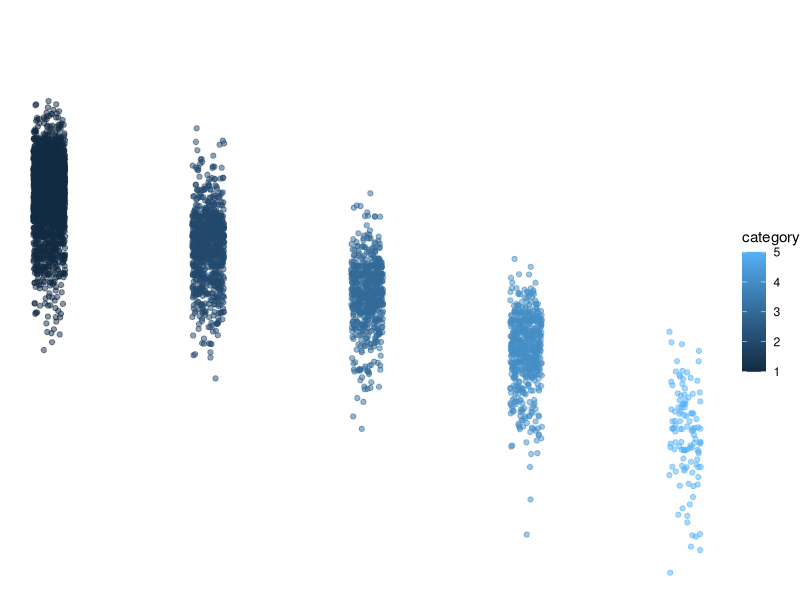

Write R code to recreate this figure.
## ---- chunk 1
knitr::opts_chunk$set(echo = TRUE)
library(tidyverse)
## ---- chunk 2
summary(storms)
## ---- chunk 3
names(storms)
## ---- chunk 4
ggplot(data = storms, aes(x = category, y = pressure)) +
  geom_jitter(width = 0.1, 
              alpha = 0.5,
              aes(color = category)) +
  labs(x = "Storm Category", 
       y = "Air pressure at storm center (millibars)"
       ) +
  theme_void()
